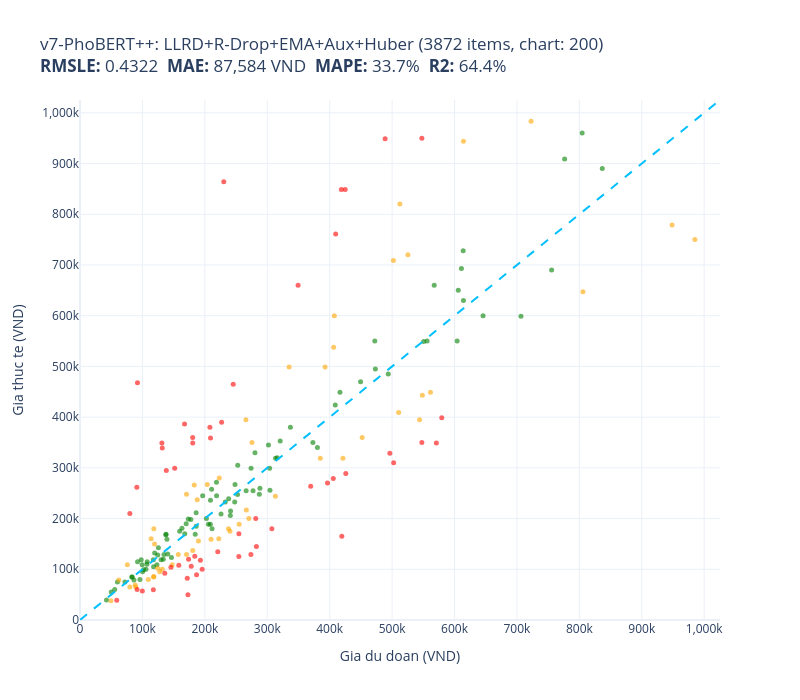
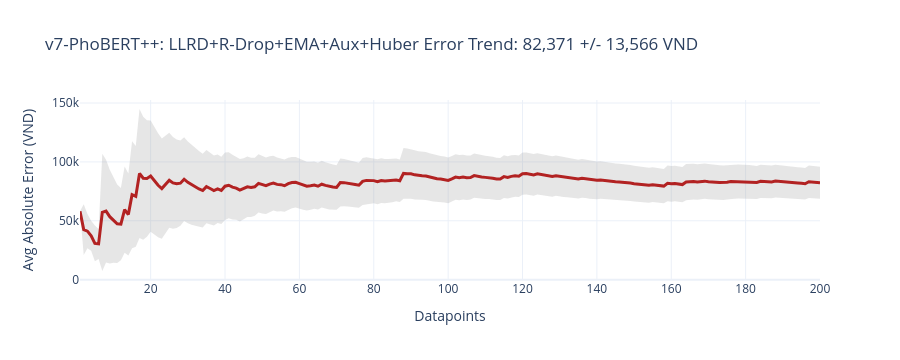
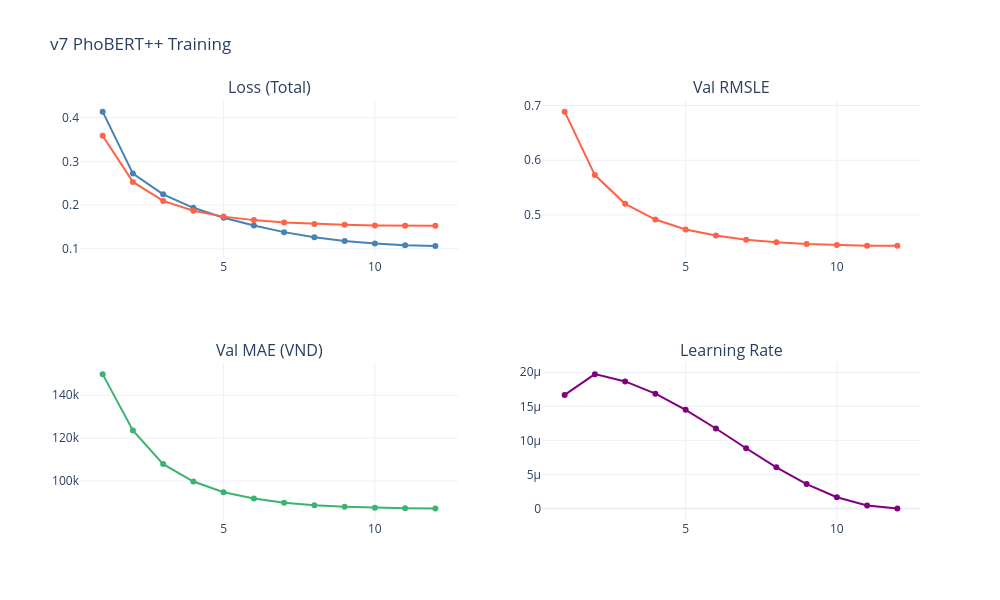

Write notebook code for charts like these, in order.
### Code cell
pred_pb_val = predict_bert(ema_phobert, phobert_enc_val, y_mean_pb, y_std_pb, DEVICE)
pred_pb_test = predict_bert(ema_phobert, phobert_enc_test, y_mean_pb, y_std_pb, DEVICE)
ALL_PREDS_VAL["v7-PhoBERT++"] = pred_pb_val
ALL_PREDS_TEST["v7-PhoBERT++"] = pred_pb_test

evaluate_and_store(test_prices, pred_pb_test, "v7-PhoBERT++: LLRD+R-Drop+EMA+Aux+Huber", test_names)
if hist_pb:
    plot_bert_history(hist_pb, "v7 PhoBERT++ Training")

### Figure 1 — Plotly figure (JSON) as saved in the notebook; plotly's stock layout.template omitted (floating-point values rounded to 4 significant figures)
{"data": [{"customdata": [["Bộ Nookoi Phấn Má Hồng BL02 Sunset Veil ...\nDu doan: 209,023 VND\nThuc te: 236,000 VND"], ["Giầy tây giày lười nam hàn quốc da bóng ...\nDu doan: 173,489 VND\nThuc te: 199,000 VND"], ["Nước giặt quần áo em bé D-nee Lovely Sky...\nDu doan: 252,407 VND\nThuc te: 247,500 VND"], ["Áo thun nam có cổ Nhật Tuấn\nDu doan: 288,250 VND\nThuc te: 260,000 VND"], ["Kem nhuộm tóc Salon de Pro  3B\nDu doan: 159,653 VND\nThuc te: 175,000 VND"], ["Tã dán Amico nội địa Nhật size L44+6\nDu doan: 301,959 VND\nThuc te: 345,000 VND"], ["Giá treo dao kéo và dụng cụ nhà bếp dán ...\nDu doan: 117,479 VND\nThuc te: 119,000 VND"], ["Ống tiêt kiệm heo ăn kem, quà tặng, tran...\nDu doan: 225,959 VND\nThuc te: 209,000 VND"], ["Hộp Đựng Xà Phòng Treo Tường ATMOR DH-72...\nDu doan: 611,061 VND\nThuc te: 693,000 VND"], ["Đồ bộ ngủ lụa satin tay ngắn quần dài mà...\nDu doan: 167,848 VND\nThuc te: 170,000 VND"], ["Viên nấu cà ri (curry) Nhật Bản 200g\nDu doan: 82,958 VND\nThuc te: 85,000 VND"], ["Vali kéo TRIP P806 nhựa PC/ABS - Bảo hàn...\nDu doan: 614,301 VND\nThuc te: 630,000 VND"], ["Bàn Chải Nhựa Hồ Bơi Emaux CE201\nDu doan: 241,255 VND\nThuc te: 215,000 VND"], ["Balo Laptop Đẹp Đi Học Đi Làm Xbags Mode...\nDu doan: 303,790 VND\nThuc te: 299,000 VND"], ["Áo Ngực Trơn Dây Ren Có Gọng Đệm Vừa Zue...\nDu doan: 208,796 VND\nThuc te: 189,000 VND"], ["Bóp nữ đựng tiền - màu xanh navy - da bò...\nDu doan: 373,097 VND\nThuc te: 350,000 VND"], ["Bao Da Hộ Chiếu / PASSPORT Mika A-001-01...\nDu doan: 177,567 VND\nThuc te: 198,000 VND"], ["Bộ 2 Bộ chiết mỹ phẩm 6 món Màu Hồng\nDu doan: 59,992 VND\nThuc te: 74,950 VND"], ["Combo Balo nam nữ đi học hình Luffy phát...\nDu doan: 274,074 VND\nThuc te: 299,000 VND"], ["Lồng Đèn Gỗ Trung Thu Mẫu Mới 2024 Lalam...\nDu doan: 123,206 VND\nThuc te: 109,000 VND"], ["Gọng kính plastic hiệu Velocity VL91411 ...\nDu doan: 380,355 VND\nThuc te: 340,000 VND"], ["03 bộ tranh xếp hình 70 mảnh ghép khổ A3...\nDu doan: 83,714 VND\nThuc te: 85,000 VND"], ["Bàn Phím Tương Thích Cho Laptop Asus X40...\nDu doan: 248,364 VND\nThuc te: 267,000 VND"], ["Sạc Tương Thích Cho Laptop MSI GL62M 7RC...\nDu doan: 645,710 VND\nThuc te: 600,000 VND"], ["Hộp đựng đồ ăn dặm an toàn - Set 4 hộp k...\nDu doan: 449,473 VND\nThuc te: 470,000 VND"], ["Nồi Lẩu Điện Kèm Xửng Hấp JLPL@L JL-EP33...\nDu doan: 567,451 VND\nThuc te: 660,000 VND"], ["Mặt Nạ Làm Sạch, Dưỡng Ẩm Và Se Khít Lỗ ...\nDu doan: 139,248 VND\nThuc te: 159,000 VND"], ["Giày Sandal Nam The Bily Quai Chéo - Đế ...\nDu doan: 313,229 VND\nThuc te: 319,000 VND"], ["Sạc dành cho Laptop ASUS VivoBook 15 X50...\nDu doan: 277,250 VND\nThuc te: 255,000 VND"], ["Combo Serum Tia'm Làm Sáng, Phục Hồi Cho...\nDu doan: 613,837 VND\nThuc te: 728,000 VND"], ["Kính râm Nam nữ Dáng Vuông Gọng Nhựa Chố...\nDu doan: 184,577 VND\nThuc te: 169,000 VND"], ["Sạc Laptop dùng cho Máy Tinh HP - Kèm Dâ...\nDu doan: 247,848 VND\nThuc te: 232,771 VND"], ["Sữa tươi tiệt trùng Devondale nguyên ch...\nDu doan: 117,879 VND\nThuc te: 105,000 VND"], ["Giày lười vải nam thoáng khí cho bố - Gi...\nDu doan: 196,485 VND\nThuc te: 245,000 VND"], ["Dụng cụ mài dao Joseph Joseph 100488 - R...\nDu doan: 836,724 VND\nThuc te: 890,000 VND"], ["Cặp dầu gội gừng trắng 400ml + dầu xả gừ...\nDu doan: 472,276 VND\nThuc te: 550,000 VND"], ["Bếp gas đôi mặt kính Sogo HOSUN NC-729GJ...\nDu doan: 604,175 VND\nThuc te: 550,000 VND"], ["Combo 2 Son Dưỡng LipIce Hiệu Chỉnh Sắc ...\nDu doan: 140,569 VND\nThuc te: 130,000 VND"], ["Bao da cho Galaxy Z Fold 6 Nillkin Aoge ...\nDu doan: 316,082 VND\nThuc te: 320,000 VND"], ["Gạo Ngọc Nương ST 25 đặc sản 3Kg\nDu doan: 146,533 VND\nThuc te: 123,000 VND"], ["Nón mữ beret nam nữ giữ ấm vải nỉ 2 lớp ...\nDu doan: 133,429 VND\nThuc te: 120,000 VND"], ["Bột Khoai Lang Tím Nguyên Chất SATACHI –...\nDu doan: 137,471 VND\nThuc te: 168,000 VND"], ["Chuột có dây MicroPack COMFY MINI 2 M-10...\nDu doan: 134,542 VND\nThuc te: 129,000 VND"], ["Bình sữa cổ rộng 150ml và 270ml nhựa pp ...\nDu doan: 408,968 VND\nThuc te: 424,000 VND"], ["Dây Đeo Silicon Kai.N Wave Sport Cho Gal...\nDu doan: 129,947 VND\nThuc te: 119,000 VND"], ["Combo Finish Eco 0% : Viên rửa bát Eco 7...\nDu doan: 493,804 VND\nThuc te: 485,000 VND"], ["Sạc cho Laptop Acer 19v-2.37A Chân mini ...\nDu doan: 240,845 VND\nThuc te: 205,965 VND"], ["Ghế nhựa đúc kiểu Pháp bền đẹp\nDu doan: 776,423 VND\nThuc te: 909,000 VND"], ["Pin dành cho Laptop HP Pavilion 15-cs Se...\nDu doan: 706,453 VND\nThuc te: 599,000 VND"], ["Mũ len liền khăn lót nỉ trùm kín cổ siêu...\nDu doan: 107,621 VND\nThuc te: 115,000 VND"], ["Sạc dành cho Laptop Charger AC Power Ada...\nDu doan: 755,590 VND\nThuc te: 690,000 VND"], ["Mẫu mới nhất - Tã dán Caryn XL20 Siêu th...\nDu doan: 266,166 VND\nThuc te: 254,900 VND"], ["Lõi Lọc Thô Số 2 KAROFI SMAX PRO 2 - Hàn...\nDu doan: 105,688 VND\nThuc te: 100,000 VND"], ["Dầu gội hỗ trợ giảm rụng tóc và kích thí...\nDu doan: 337,047 VND\nThuc te: 380,000 VND"], ["Kính râm cận, Kính râm cận Mắt Tròn 2 lớ...\nDu doan: 205,714 VND\nThuc te: 189,000 VND"], ["Áo len nam Novelty dai tay cổ tim phối h...\nDu doan: 473,169 VND\nThuc te: 495,000 VND"], ["Máy sấy tóc Bluestone HDB-1846 - Hàng ch...\nDu doan: 550,559 VND\nThuc te: 549,000 VND"], ["Serum Chống Nắng & Dưỡng Thể Toàn Thân N...\nDu doan: 125,650 VND\nThuc te: 142,500 VND"], ["Ốp Lưng Cho Samsung Galaxy S25 Ultra / S...\nDu doan: 98,034 VND\nThuc te: 119,000 VND"], ["Khăn phủ đàn piano cao cấp chống bụi chố...\nDu doan: 218,784 VND\nThuc te: 245,000 VND"], ["Khăn ướt cồn diệt khuẩn LETGREEN 50 tờ\nDu doan: 42,412 VND\nThuc te: 39,200 VND"], ["Son Bóng 3CE Dưỡng Ẩm 31 Lavender Cream ...\nDu doan: 304,307 VND\nThuc te: 256,000 VND"], ["Thắt Lưng Nữ Dây Nịt Nữ Button mang đầm ...\nDu doan: 101,808 VND\nThuc te: 99,000 VND"], ["Sạc cho Laptop Hp ProBook 4420s 4440s 44...\nDu doan: 232,687 VND\nThuc te: 232,875 VND"], ["Ví Sen da sáp handmade da thật\nDu doan: 202,456 VND\nThuc te: 200,000 VND"], ["Nước Tẩy Trang Hada Labo Sạch Sâu Dưỡng ...\nDu doan: 124,610 VND\nThuc te: 128,000 VND"], ["Vỏ Máy Tính Case Sahara 400 Đen – Hàng C...\nDu doan: 606,004 VND\nThuc te: 650,000 VND"], ["Sạc Tương Thích Cho Laptop Lenovo G50 G5...\nDu doan: 252,694 VND\nThuc te: 305,000 VND"], ["Phấn Phủ Australis Kiềm Dầu 2in1 #Nude 1...\nDu doan: 238,154 VND\nThuc te: 239,000 VND"], ["Dầu Xả Tóc Từ Hoa Trà Phục Hồi Tóc Khô X...\nDu doan: 163,375 VND\nThuc te: 181,000 VND"], ["Lược Massage Dụng Cụ Làm Đẹp Chuyên Nghi...\nDu doan: 71,974 VND\nThuc te: 75,000 VND"], ["COMBO 2 Mũ Tắm Trùm Đầu CUTE Tránh Ướt T...\nDu doan: 95,982 VND\nThuc te: 80,000 VND"], ["Nước ngậm Răng Miệng Bầu Mây 120ml - Ngu...\nDu doan: 86,413 VND\nThuc te: 79,000 VND"], ["b.box Dây đeo bình nước giữ nhiệt đa năn...\nDu doan: 186,153 VND\nThuc te: 185,000 VND"], ["Ốp lưng cho Samsung A04 - A04s - A05 - A...\nDu doan: 55,627 VND\nThuc te: 60,000 VND"], ["Ốp lưng dành cho Realme C35 mẫu Thư Pháp...\nDu doan: 50,043 VND\nThuc te: 55,000 VND"], ["Phụ kiện kết nối bộ lọc thô, lọc sinh ho...\nDu doan: 92,214 VND\nThuc te: 115,000 VND"], ["Bộ sản phẩm chăm sóc xương khớp: Viên xư...\nDu doan: 804,489 VND\nThuc te: 960,000 VND"], ["Ugreen UG50320LP114TK Màu Đen Gá đỡ k...\nDu doan: 100,205 VND\nThuc te: 95,000 VND"], ["Găng tay cao su size M - 35cm 100% Cao S...\nDu doan: 107,216 VND\nThuc te: 110,000 VND"], ["Bộ 4 ổ khóa vali Fortress 1820 Q thân ...\nDu doan: 211,575 VND\nThuc te: 180,000 VND"], ["Ví Da Nam Cầm Tay 1 Ngăn Khóa Nam Tính\nDu doan: 137,939 VND\nThuc te: 169,000 VND"], ["Giày cao gót đính nơ sang trong 10cm ( c...\nDu doan: 280,303 VND\nThuc te: 330,000 VND"], ["Áp tròng cosplay white mesh trắng 14.0MM...\nDu doan: 186,047 VND\nThuc te: 211,500 VND"], ["[HSD 01/2027] Sữa Dưỡng Thể Kiss My Body...\nDu doan: 119,629 VND\nThuc te: 132,000 VND"], ["[HSD 12/2026] Thực Phẩm Bảo Vệ Sức Khỏe ...\nDu doan: 320,713 VND\nThuc te: 353,000 VND"], ["Kính Cường Lực siêu mỏng chống trầy xước...\nDu doan: 170,082 VND\nThuc te: 190,000 VND"], ["Freeship - NÓN LƯỠI TRAI SNAPBACK CÁNH Đ...\nDu doan: 210,818 VND\nThuc te: 258,000 VND"], ["Dép Xỏ Ngón Nữ Đế Bệt HÀ NAM Da Bò Cao C...\nDu doan: 287,326 VND\nThuc te: 248,000 VND"], ["Sạc Tương Thích Cho Laptop Asus CM5500FD...\nDu doan: 555,993 VND\nThuc te: 550,000 VND"], ["HDD Box chuẩn M2 NVME sang Type-C tốc độ...\nDu doan: 416,451 VND\nThuc te: 449,000 VND"], ["Nước dưỡng tóc tinh dầu bưởi Cocoon 310m...\nDu doan: 218,588 VND\nThuc te: 271,500 VND"], ["Bình Ủ Cháo Inox 304 Giữ Nhiệt Tedemei C...\nDu doan: 99,526 VND\nThuc te: 109,000 VND"]], "hovertemplate": "%{customdata[0]}<extra></extra>", "marker": {"color": "green", "opacity": 0.6, "size": 5}, "mode": "markers", "name": "green", "type": "scatter", "x": [209000.0, 173500.0, 252400.0, 288200.0, 159700.0, 302000.0, 117500.0, 226000.0, 611100.0, 167800.0, 82960.0, 614300.0, 241300.0, 303800.0, 208800.0, 373100.0, 177600.0, 59990.0, 274100.0, 123200.0, 380400.0, 83710.0, 248400.0, 645700.0, 449500.0, 567500.0, 139200.0, 313200.0, 277200.0, 613800.0, 184600.0, 247800.0, 117900.0, 196500.0, 836700.0, 472300.0, 604200.0, 140600.0, 316100.0, 146500.0, 133400.0, 137500.0, 134500.0, 409000.0, 129900.0, 493800.0, 240800.0, 776400.0, 706500.0, 107600.0, 755600.0, 266200.0, 105700.0, 337000.0, 205700.0, 473200.0, 550600.0, 125700.0, 98030.0, 218800.0, 42410.0, 304300.0, 101800.0, 232700.0, 202500.0, 124600.0, 606000.0, 252700.0, 238200.0, 163400.0, 71970.0, 95980.0, 86410.0, 186200.0, 55630.0, 50040.0, 92210.0, 804500.0, 100200.0, 107200.0, 211600.0, 137900.0, 280300.0, 186000.0, 119600.0, 320700.0, 170100.0, 210800.0, 287300.0, 556000.0, 416500.0, 218600.0, 99530.0], "y": [236000.0, 199000.0, 247500.0, 260000.0, 175000.0, 345000.0, 119000.0, 209000.0, 693000.0, 170000.0, 85000.0, 630000.0, 215000.0, 299000.0, 189000.0, 350000.0, 198000.0, 74950.0, 299000.0, 109000.0, 340000.0, 85000.0, 267000.0, 600000.0, 470000.0, 660000.0, 159000.0, 319000.0, 255000.0, 728000.0, 169000.0, 232800.0, 105000.0, 245000.0, 890000.0, 550000.0, 550000.0, 130000.0, 320000.0, 123000.0, 120000.0, 168000.0, 129000.0, 424000.0, 119000.0, 485000.0, 206000.0, 909000.0, 599000.0, 115000.0, 690000.0, 254900.0, 100000.0, 380000.0, 189000.0, 495000.0, 549000.0, 142500.0, 119000.0, 245000.0, 39200.0, 256000.0, 99000.0, 232900.0, 200000.0, 128000.0, 650000.0, 305000.0, 239000.0, 181000.0, 75000.0, 80000.0, 79000.0, 185000.0, 60000.0, 55000.0, 115000.0, 960000.0, 95000.0, 110000.0, 180000.0, 169000.0, 330000.0, 211500.0, 132000.0, 353000.0, 190000.0, 258000.0, 248000.0, 550000.0, 449000.0, 271500.0, 109000.0]}, {"customdata": [["Muối rửa bát finish 1.2kg (Đức) - muối r...\nDu doan: 147,645 VND\nThuc te: 109,000 VND"], ["Bút Chì Sáp Kẻ Lông Mày Lõi Siêu Mịn Khô...\nDu doan: 254,947 VND\nThuc te: 189,000 VND"], ["1 đầu xích inox cao cấp nhập khẩu dành đ...\nDu doan: 89,267 VND\nThuc te: 64,999 VND"], ["Bộ 1 Cặp Lót Giày Tăng Chiều Cao Đệm Khí...\nDu doan: 62,255 VND\nThuc te: 79,000 VND"], ["Máy massage cầm tay mini dùng pin sạc đa...\nDu doan: 512,427 VND\nThuc te: 820,000 VND"], ["Máy hút bụi mini không dây cầm tay nhỏ n...\nDu doan: 187,795 VND\nThuc te: 237,000 VND"], ["Wekki Đồ Chơi Lắp Ráp Tiệm Đá Bào Wk5060...\nDu doan: 335,016 VND\nThuc te: 499,000 VND"], ["Combo 4 Bột Làm Trắng Răng Eucryl Hương ...\nDu doan: 118,281 VND\nThuc te: 180,000 VND"], ["Lọ thủy tinh đựng gia vị, hạt, đồ khô hì...\nDu doan: 131,776 VND\nThuc te: 99,900 VND"], ["Pin Tương Thích Cho Laptop Dell Vostro 2...\nDu doan: 561,481 VND\nThuc te: 449,000 VND"], ["PIN DỰ PHÒNG AUKEY 10.000MAH PD 18W PB-N...\nDu doan: 543,944 VND\nThuc te: 395,000 VND"], ["Sạc Tương Thích Cho Laptop Sony Pcg-7181...\nDu doan: 313,052 VND\nThuc te: 244,000 VND"], ["Tẩu Sạc Ô Tô Hoco Z31 - Hàng Chính Hãng\nDu doan: 157,408 VND\nThuc te: 129,000 VND"], ["Trò chơi trí tuệ Animal Match giúp trẻ p...\nDu doan: 421,197 VND\nThuc te: 319,000 VND"], ["Bộ ba tranh tráng gương hươu vàng cao cấ...\nDu doan: 407,426 VND\nThuc te: 600,000 VND"], ["Ốp case dành cho macbook kèm tấm phủ bàn...\nDu doan: 203,896 VND\nThuc te: 267,000 VND"], ["Set 2 bao bọc giày đi mưa , chống nước ,...\nDu doan: 75,825 VND\nThuc te: 109,000 VND"], ["Bàn Phím dùng cho Laptop Asus Zenbook UX...\nDu doan: 614,301 VND\nThuc te: 943,920 VND"], ["Giày cao gót bít mũi cao 3 cm, gót nhập ...\nDu doan: 223,090 VND\nThuc te: 280,000 VND"], ["Chì Kẻ Mày Silkygirl Hai Đầu Lâu Trôi 01...\nDu doan: 113,939 VND\nThuc te: 160,000 VND"], ["Bàn phím dùng cho Laptop ASUS VivoBook 1...\nDu doan: 548,483 VND\nThuc te: 443,019 VND"], ["Vali du lịch Vali kéo cao cấp chính hãng...\nDu doan: 510,495 VND\nThuc te: 409,000 VND"], ["Balo Nam KOJIBA Phát Sáng Có Sạc USB, Kh...\nDu doan: 275,475 VND\nThuc te: 350,000 VND"], ["Bộ bikini 2 Mảnh Có Dây Đeo Cổ Thời Tran...\nDu doan: 240,334 VND\nThuc te: 175,000 VND"], ["Combo 3 Quần Tây Dài Nam Co Giãn Mạnh/Qu...\nDu doan: 222,346 VND\nThuc te: 159,999 VND"], ["Giày cao gót 7 phân bản trong gót bọc ki...\nDu doan: 209,963 VND\nThuc te: 159,000 VND"], ["Hộp Đựng Xà Phòng, Miếng Rửa Chén & Cây ...\nDu doan: 985,045 VND\nThuc te: 750,000 VND"], ["Pin dùng cho Laptop HP Elitebook 840 G3 ...\nDu doan: 722,649 VND\nThuc te: 983,250 VND"], ["Xịt Chống Nắng Body Bơ Nghệ COCAYHOALA S...\nDu doan: 266,442 VND\nThuc te: 216,800 VND"], ["Bộ dây tăng áp 3 lần vòi xịt nước rửa xe...\nDu doan: 180,645 VND\nThuc te: 136,825 VND"], ["Combo 6 Chai Muối Ớt Chanh Đỏ Nha Trang ...\nDu doan: 117,879 VND\nThuc te: 85,000 VND"], ["Gối Nằm Cao Su Thiên Nhiên Liên Á Contou...\nDu doan: 525,364 VND\nThuc te: 720,000 VND"], ["Áo khoác jean phối nón sọc caro Mã: NK15...\nDu doan: 392,618 VND\nThuc te: 499,000 VND"], ["Mũ Miki chữ tàu - Mũ tròn không vành mẫu...\nDu doan: 127,756 VND\nThuc te: 95,000 VND"], ["Tinh dầu Spring Warm - ScentHomes (Sprin...\nDu doan: 948,528 VND\nThuc te: 779,000 VND"], ["Sữa Tắm Nước Hoa Nữ Gennie Lôi Cuốn & Kh...\nDu doan: 124,328 VND\nThuc te: 102,000 VND"], ["COMBO Hộp Đựng Cơm, Cà Mèn giữ Nhiệt 4 T...\nDu doan: 118,325 VND\nThuc te: 85,555 VND"], ["Ugreen UG30989CR104TK 1M màu đen USB 2.0...\nDu doan: 170,661 VND\nThuc te: 248,000 VND"], ["Áo khoác len phong cách hàn quốc AK898.2\nDu doan: 265,814 VND\nThuc te: 395,000 VND"], ["Thắt Lưng Nam Da Bò BIGGBEN Cao Cấp TLB2...\nDu doan: 384,981 VND\nThuc te: 319,000 VND"], ["VÍ DA MÀU NÂU ĐEN DÀNH CHO NAM GIỚI - VÍ...\nDu doan: 270,499 VND\nThuc te: 200,000 VND"], ["Áo Thun Nam Có Cổ Tròn Thun Cá Sấu Cotto...\nDu doan: 119,493 VND\nThuc te: 150,000 VND"], ["Sữa Hạt Hạnh Nhân ALMOND BREEZE vị Choco...\nDu doan: 170,597 VND\nThuc te: 129,320 VND"], ["WHALE, mã G274. Áo thun in đẹp cho nam n...\nDu doan: 88,394 VND\nThuc te: 69,000 VND"], ["Dây giày chéo chữ X chống tuột gót, nhấc...\nDu doan: 49,517 VND\nThuc te: 38,161 VND"], ["Sạc Tương Thích Cho Máy Tính Asus 19V – ...\nDu doan: 805,706 VND\nThuc te: 647,000 VND"], ["Combo Chai xịt vệ sinh kính 300ml Rocket...\nDu doan: 183,015 VND\nThuc te: 266,000 VND"], ["KÍNH CHẮN BULLDOG BUBBLE DẠNG BẦU (KHÔ...\nDu doan: 237,951 VND\nThuc te: 180,000 VND"], ["Áo sơ mi tay ngắn Khatoco (size S-2XL)\nDu doan: 406,350 VND\nThuc te: 538,000 VND"], ["Giày siêu nhẹ Sneaker dây nữ đi mưa cao ...\nDu doan: 79,943 VND\nThuc te: 65,000 VND"], ["Giày đế xuồng Cillie da thật hở mũi cao ...\nDu doan: 452,027 VND\nThuc te: 360,000 VND"], ["Sữa bột Nutifood Sweden GrowPLUS+ Colost...\nDu doan: 502,080 VND\nThuc te: 709,000 VND"], ["Cáp mạng LAN CAT6 UTP 5M màu Đen Ugre...\nDu doan: 109,384 VND\nThuc te: 80,000 VND"], ["Hộp 18x10x8 cm - Combo 100 thùng hộp car...\nDu doan: 189,738 VND\nThuc te: 156,000 VND"]], "hovertemplate": "%{customdata[0]}<extra></extra>", "marker": {"color": "orange", "opacity": 0.6, "size": 5}, "mode": "markers", "name": "orange", "type": "scatter", "x": [147600.0, 254900.0, 89270.0, 62250.0, 512400.0, 187800.0, 335000.0, 118300.0, 131800.0, 561500.0, 543900.0, 313100.0, 157400.0, 421200.0, 407400.0, 203900.0, 75830.0, 614300.0, 223100.0, 113900.0, 548500.0, 510500.0, 275500.0, 240300.0, 222300.0, 210000.0, 985000.0, 722600.0, 266400.0, 180600.0, 117900.0, 525400.0, 392600.0, 127800.0, 948500.0, 124300.0, 118300.0, 170700.0, 265800.0, 385000.0, 270500.0, 119500.0, 170600.0, 88390.0, 49520.0, 805700.0, 183000.0, 238000.0, 406300.0, 79940.0, 452000.0, 502100.0, 109400.0, 189700.0], "y": [109000.0, 189000.0, 65000.0, 79000.0, 820000.0, 237000.0, 499000.0, 180000.0, 99900.0, 449000.0, 395000.0, 244000.0, 129000.0, 319000.0, 600000.0, 267000.0, 109000.0, 943900.0, 280000.0, 160000.0, 443000.0, 409000.0, 350000.0, 175000.0, 160000.0, 159000.0, 750000.0, 983200.0, 216800.0, 136800.0, 85000.0, 720000.0, 499000.0, 95000.0, 779000.0, 102000.0, 85560.0, 248000.0, 395000.0, 319000.0, 200000.0, 150000.0, 129300.0, 69000.0, 38160.0, 647000.0, 266000.0, 180000.0, 538000.0, 65000.0, 360000.0, 709000.0, 80000.0, 156000.0]}, {"customdata": [["Kính Áp Tròng Symphony Blue Sky 14.0mm -...\nDu doan: 183,881 VND\nThuc te: 125,875 VND"], ["[LIMITED EDITION] TRÀ AHMAD ANH QUỐC - B...\nDu doan: 131,180 VND\nThuc te: 349,000 VND"], ["Tẩu sạc CHOETECH TC0014 nhanh 60W dùng t...\nDu doan: 131,776 VND\nThuc te: 339,000 VND"], ["Bộ khung võng BAN MAI:  khung võng sắt s...\nDu doan: 547,655 VND\nThuc te: 950,000 VND"], ["Mặt nạ chống lão hóa The Derma Best VC10...\nDu doan: 307,369 VND\nThuc te: 180,000 VND"], ["Combo Tiết Kiệm 5 Chai Xịt Chống Muỗi Và...\nDu doan: 496,423 VND\nThuc te: 329,000 VND"], ["Bút Cao Cấp CEO - 6635B(S)\nDu doan: 195,707 VND\nThuc te: 100,000 VND"], ["Ví nữ dài cầm tay hoạ tiết lập thể IDIGO...\nDu doan: 180,509 VND\nThuc te: 360,000 VND"], ["Dép tổ ong màu đen\nDu doan: 58,870 VND\nThuc te: 39,000 VND"], ["CỦ LOA BASS RỜI 30 HÀNG CHÍNH HÃNG HẢI T...\nDu doan: 502,460 VND\nThuc te: 310,000 VND"], ["Túi Canvas Nữ Thời Trang Hàn Quốc, Túi V...\nDu doan: 79,883 VND\nThuc te: 210,000 VND"], ["Đồ Chơi DUKA: Nông Trại Vui Vẻ - DK81315\nDu doan: 167,500 VND\nThuc te: 386,310 VND"], ["Đèn Wifi TP-Link Tapo Smart Wifi Dayligh...\nDu doan: 396,493 VND\nThuc te: 270,000 VND"], ["Dép Sandal Nam Nữ Hot Trend Quai Ngang 2...\nDu doan: 138,252 VND\nThuc te: 295,000 VND"], ["Cáp USB TypeC sang USB 2.0 Hỗ trợ sạ...\nDu doan: 173,948 VND\nThuc te: 120,000 VND"], ["Bàn Phím dùng cho laptop Dell Latitude 1...\nDu doan: 369,590 VND\nThuc te: 263,718 VND"], ["Combo Khớp linh hoạt (1 hộp Trà tía tô t...\nDu doan: 245,484 VND\nThuc te: 465,000 VND"], ["Giày sandal quai ngang thời trang gót vu...\nDu doan: 254,466 VND\nThuc te: 125,000 VND"], ["Cặp da nam công sở CCS6 - Cặp đựng catal...\nDu doan: 579,584 VND\nThuc te: 399,000 VND"], ["Cặp đa năng laptop thời trang SUB 15\" in...\nDu doan: 282,589 VND\nThuc te: 145,041 VND"], ["Mũ chống nắng vành mũ có thể co giãn - H...\nDu doan: 92,075 VND\nThuc te: 468,000 VND"], ["Đồ Chơi Thú Nhồi Bông Bí Ẩn Series 3 - B...\nDu doan: 209,083 VND\nThuc te: 359,000 VND"], ["Dung dịch vệ sinh hằng ngày Orasic 200ml\nDu doan: 186,787 VND\nThuc te: 89,000 VND"], ["Cà Phê Sữa PLUS Hòa Tan 3IN1 KING COFFEE...\nDu doan: 91,037 VND\nThuc te: 261,500 VND"], ["Kem Dưỡng Some By Mi Hỗ Trợ Giảm Mụn 60g\nDu doan: 405,736 VND\nThuc te: 279,000 VND"], ["Thùng 20 chai nước rửa chén hương chanh ...\nDu doan: 230,311 VND\nThuc te: 864,000 VND"], ["Combo 2 Áo Ống Ren Hoa Nữ Khóa Cài Sau\nDu doan: 178,138 VND\nThuc te: 106,000 VND"], ["Cây xương rồng nhảy múa vui nhộn, uốn lư...\nDu doan: 281,577 VND\nThuc te: 200,000 VND"], ["Bếp Gas Đơn Mặt Inox WINDO - 118 ĐG | Bế...\nDu doan: 570,892 VND\nThuc te: 349,000 VND"], ["Bình nước PET Lock&Lock HAP781 1.2L\nDu doan: 91,520 VND\nThuc te: 60,000 VND"], ["Set tăm chải kẽ răng cao su mềm hình chữ...\nDu doan: 220,688 VND\nThuc te: 134,500 VND"], ["Loa kèm Mic trợ giảng Shidu mini chuyên ...\nDu doan: 349,362 VND\nThuc te: 660,000 VND"], ["Cặp xách đựng laptop 15,6 inch vải dù ch...\nDu doan: 273,789 VND\nThuc te: 129,000 VND"], ["Thanh treo khăn 60cm - CS-5404 - INOX SU...\nDu doan: 409,586 VND\nThuc te: 761,000 VND"], ["Tai nghe đeo cổ Wiwu Flex GB01 cho các t...\nDu doan: 547,655 VND\nThuc te: 350,000 VND"], ["Nón nam Mũ Lưỡi Trai Sò xoáy phong cách ...\nDu doan: 135,870 VND\nThuc te: 92,000 VND"], ["Thực Phẩm Bảo Vệ Sức Khỏe Alcofree\nDu doan: 180,611 VND\nThuc te: 349,000 VND"], ["Kẹp Gỗ Đa Năng  Dùng Để Gắp Kẹp Thức Ăn ...\nDu doan: 99,903 VND\nThuc te: 57,000 VND"], ["Liễn Treo Thần Tài - Trang Trí Tết - VN0...\nDu doan: 151,716 VND\nThuc te: 299,000 VND"], ["Son Màu Có Dưỡng Lip On Lip Màu Cam Đào ...\nDu doan: 158,302 VND\nThuc te: 108,000 VND"], ["Thực phẩm dinh dưỡng y học Ensure Gold h...\nDu doan: 488,793 VND\nThuc te: 949,000 VND"], ["1 kg túi đựng rác dùng cho thùng rác 240...\nDu doan: 172,900 VND\nThuc te: 50,000 VND"], ["Thắt Lưng Nữ Da Cá Sấu Huy Hoàng HT5201 ...\nDu doan: 418,659 VND\nThuc te: 849,000 VND"], ["Son dưỡng môi thuần chay làm mềm và dưỡn...\nDu doan: 192,863 VND\nThuc te: 118,000 VND"], ["Vali du lịch kéo tay TN 22 inch - Màu Đe...\nDu doan: 425,837 VND\nThuc te: 289,000 VND"], ["Đồ Chơi Bảng Vẽ 2 Trong 1 Sáng Tạo Cho B...\nDu doan: 117,524 VND\nThuc te: 59,800 VND"], ["Bộ sản phẩm làm sạch sâu nước tẩy trang ...\nDu doan: 226,865 VND\nThuc te: 390,000 VND"], ["Ví da Basic nam nữ gọn nhẹ tiện dụng\nDu doan: 208,068 VND\nThuc te: 380,000 VND"], ["NÓN LƯỠI TRAI CAO CẤP SPIGEN ĐEN - Hàng ...\nDu doan: 171,826 VND\nThuc te: 82,500 VND"], ["Bột ngũ cốc Quasure light túi 400 gram B...\nDu doan: 145,705 VND\nThuc te: 104,025 VND"], ["100 viên rửa bát Finish clasic dùng cho ...\nDu doan: 419,450 VND\nThuc te: 165,000 VND"], ["Kem Làm Sạch Da Eczestop\nDu doan: 254,586 VND\nThuc te: 170,000 VND"], ["Loa SUB Siêu Trầm Cao Cấp S1 - Hàng Nhập...\nDu doan: 424,873 VND\nThuc te: 849,000 VND"]], "hovertemplate": "%{customdata[0]}<extra></extra>", "marker": {"color": "red", "opacity": 0.6, "size": 5}, "mode": "markers", "name": "red", "type": "scatter", "x": [183900.0, 131200.0, 131800.0, 547700.0, 307400.0, 496400.0, 195700.0, 180500.0, 58870.0, 502500.0, 79880.0, 167500.0, 396500.0, 138300.0, 173900.0, 369600.0, 245500.0, 254500.0, 579600.0, 282600.0, 92070.0, 209100.0, 186800.0, 91040.0, 405700.0, 230300.0, 178100.0, 281600.0, 570900.0, 91520.0, 220700.0, 349400.0, 273800.0, 409600.0, 547700.0, 135900.0, 180600.0, 99900.0, 151700.0, 158300.0, 488800.0, 172900.0, 418700.0, 192900.0, 425800.0, 117500.0, 226900.0, 208100.0, 171800.0, 145700.0, 419500.0, 254600.0, 424900.0], "y": [125900.0, 349000.0, 339000.0, 950000.0, 180000.0, 329000.0, 100000.0, 360000.0, 39000.0, 310000.0, 210000.0, 386300.0, 270000.0, 295000.0, 120000.0, 263700.0, 465000.0, 125000.0, 399000.0, 145000.0, 468000.0, 359000.0, 89000.0, 261500.0, 279000.0, 864000.0, 106000.0, 200000.0, 349000.0, 60000.0, 134500.0, 660000.0, 129000.0, 761000.0, 350000.0, 92000.0, 349000.0, 57000.0, 299000.0, 108000.0, 949000.0, 50000.0, 849000.0, 118000.0, 289000.0, 59800.0, 390000.0, 380000.0, 82500.0, 104000.0, 165000.0, 170000.0, 849000.0]}, {"hoverinfo": "skip", "line": {"color": "deepskyblue", "dash": "dash", "width": 2}, "mode": "lines", "name": "y=x", "showlegend": false, "type": "scatter", "x": [0, 1025000.0], "y": [0, 1025000.0]}], "layout": {"height": 700, "showlegend": false, "title": {"text": "v7-PhoBERT++: LLRD+R-Drop+EMA+Aux+Huber (3872 items, chart: 200)<br><b>RMSLE:</b> 0.4322  <b>MAE:</b> 87,584 VND  <b>MAPE:</b> 33.7%  <b>R2:</b> 64.4%"}, "width": 800, "xaxis": {"range": [0, 1025000.0], "ticktext": ["0", "100k", "200k", "300k", "400k", "500k", "600k", "700k", "800k", "900k", "1,000k", "1,100k"], "tickvals": [0, 100000, 200000, 300000, 400000, 500000, 600000, 700000, 800000, 900000, 1000000, 1100000], "title": {"text": "Gia du doan (VND)"}}, "yaxis": {"range": [0, 1025000.0], "ticktext": ["0", "100k", "200k", "300k", "400k", "500k", "600k", "700k", "800k", "900k", "1,000k", "1,100k"], "tickvals": [0, 100000, 200000, 300000, 400000, 500000, 600000, 700000, 800000, 900000, 1000000, 1100000], "title": {"text": "Gia thuc te (VND)"}}}}

### Figure 2 — Plotly figure (JSON) as saved in the notebook; plotly's stock layout.template omitted (floating-point values rounded to 4 significant figures; data arrays with more than 128 entries replaced by an {"elided": "..."} marker saying what was removed)
{"data": [{"fill": "toself", "fillcolor": "rgba(128,128,128,0.2)", "hoverinfo": "skip", "line": {"color": "rgba(255,255,255,0)"}, "showlegend": false, "type": "scatter", "x": {"elided": "400 int values"}, "y": {"elided": "400 float values"}}, {"line": {"color": "firebrick", "width": 3}, "mode": "lines", "name": "Cumulative Avg Error", "type": "scatter", "x": {"elided": "200 int values"}, "y": {"elided": "200 float values"}}], "layout": {"height": 360, "showlegend": false, "title": {"text": "v7-PhoBERT++: LLRD+R-Drop+EMA+Aux+Huber Error Trend: 82,371 +/- 13,566 VND"}, "width": 900, "xaxis": {"title": {"text": "Datapoints"}}, "yaxis": {"ticktext": ["0", "50k", "100k", "150k"], "tickvals": [0, 50000, 100000, 150000], "title": {"text": "Avg Absolute Error (VND)"}}}}

### Figure 3 — Plotly figure (JSON) as saved in the notebook; plotly's stock layout.template omitted (floating-point values rounded to 4 significant figures)
{"data": [{"line": {"color": "steelblue"}, "name": "Train", "type": "scatter", "x": [1, 2, 3, 4, 5, 6, 7, 8, 9, 10, 11, 12], "xaxis": "x", "y": [0.4137, 0.272, 0.2245, 0.1937, 0.1711, 0.1534, 0.1381, 0.1262, 0.1179, 0.1118, 0.1078, 0.1066], "yaxis": "y"}, {"line": {"color": "tomato"}, "name": "Val", "type": "scatter", "x": [1, 2, 3, 4, 5, 6, 7, 8, 9, 10, 11, 12], "xaxis": "x", "y": [0.3587, 0.2529, 0.2094, 0.187, 0.1736, 0.1655, 0.1602, 0.1568, 0.1547, 0.1535, 0.1528, 0.1525], "yaxis": "y"}, {"line": {"color": "tomato"}, "mode": "lines+markers", "type": "scatter", "x": [1, 2, 3, 4, 5, 6, 7, 8, 9, 10, 11, 12], "xaxis": "x2", "y": [0.6889, 0.5729, 0.5203, 0.4915, 0.4734, 0.4622, 0.4545, 0.4498, 0.4467, 0.4449, 0.4438, 0.4434], "yaxis": "y2"}, {"line": {"color": "mediumseagreen"}, "mode": "lines+markers", "type": "scatter", "x": [1, 2, 3, 4, 5, 6, 7, 8, 9, 10, 11, 12], "xaxis": "x3", "y": [149800.0, 123600.0, 107900.0, 99750.0, 94800.0, 91830.0, 89840.0, 88690.0, 88010.0, 87560.0, 87330.0, 87240.0], "yaxis": "y3"}, {"line": {"color": "purple"}, "type": "scatter", "x": [1, 2, 3, 4, 5, 6, 7, 8, 9, 10, 11, 12], "xaxis": "x4", "y": [1.667e-05, 1.973e-05, 1.866e-05, 1.686e-05, 1.449e-05, 1.174e-05, 8.839e-06, 6.039e-06, 3.572e-06, 1.645e-06, 4.201e-07, 0], "yaxis": "y4"}], "layout": {"annotations": [{"font": {"size": 16}, "showarrow": false, "text": "Loss (Total)", "x": 0.225, "xanchor": "center", "xref": "paper", "y": 1, "yanchor": "bottom", "yref": "paper"}, {"font": {"size": 16}, "showarrow": false, "text": "Val RMSLE", "x": 0.775, "xanchor": "center", "xref": "paper", "y": 1, "yanchor": "bottom", "yref": "paper"}, {"font": {"size": 16}, "showarrow": false, "text": "Val MAE (VND)", "x": 0.225, "xanchor": "center", "xref": "paper", "y": 0.375, "yanchor": "bottom", "yref": "paper"}, {"font": {"size": 16}, "showarrow": false, "text": "Learning Rate", "x": 0.775, "xanchor": "center", "xref": "paper", "y": 0.375, "yanchor": "bottom", "yref": "paper"}], "height": 600, "showlegend": false, "title": {"text": "v7 PhoBERT++ Training"}, "width": 1000, "xaxis": {"anchor": "y", "domain": [0, 0.45]}, "xaxis2": {"anchor": "y2", "domain": [0.55, 1]}, "xaxis3": {"anchor": "y3", "domain": [0, 0.45]}, "xaxis4": {"anchor": "y4", "domain": [0.55, 1]}, "yaxis": {"anchor": "x", "domain": [0.625, 1]}, "yaxis2": {"anchor": "x2", "domain": [0.625, 1]}, "yaxis3": {"anchor": "x3", "domain": [0, 0.375]}, "yaxis4": {"anchor": "x4", "domain": [0, 0.375]}}}
